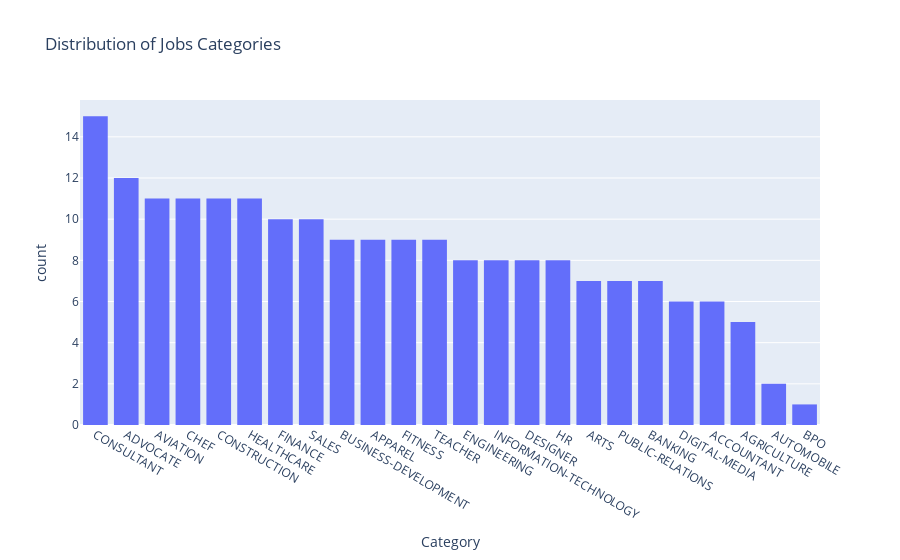

Source (notebook cell):
### Code cell
fig = px.histogram(
    data, x="Category", title="Distribution of Jobs Categories"
).update_xaxes(categoryorder="total descending")
fig.show()

### Figure 1 — Plotly figure (JSON) as saved in the notebook; plotly's stock layout.template omitted (floating-point values rounded to 4 significant figures; data arrays with more than 128 entries replaced by an {"elided": "..."} marker saying what was removed)
{"data": [{"alignmentgroup": "True", "bingroup": "x", "hovertemplate": "Category=%{x}<br>count=%{y}<extra></extra>", "legendgroup": "", "marker": {"color": "#636efa", "pattern": {"shape": ""}}, "name": "", "offsetgroup": "", "orientation": "v", "showlegend": false, "type": "histogram", "x": {"elided": "200 str values"}, "xaxis": "x", "yaxis": "y"}], "layout": {"barmode": "relative", "legend": {"tracegroupgap": 0}, "title": {"text": "Distribution of Jobs Categories"}, "xaxis": {"anchor": "y", "categoryorder": "total descending", "domain": [0, 1], "title": {"text": "Category"}}, "yaxis": {"anchor": "x", "domain": [0, 1], "title": {"text": "count"}}}}
